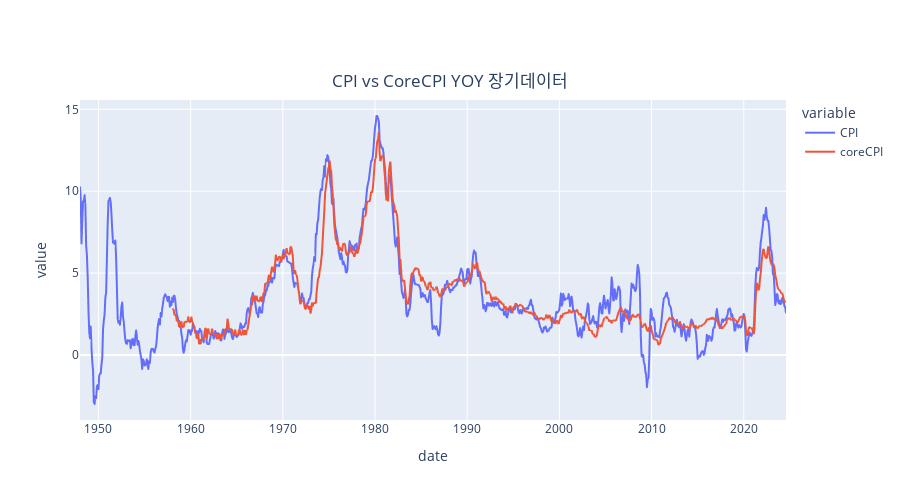

Write notebook code for a chart like this one.
### Code cell
import plotly.express as px

fig=px.line(data_frame=dfyoy, x=dfyoy.index, y=['CPI','coreCPI'], 
          title='CPI vs CoreCPI YOY 장기데이터', height=500)
fig.update_layout(
    uniformtext_minsize=8, uniformtext_mode='hide',
    title={
        'y':0.85,
        'x':0.5,
        'xanchor': 'center',
        'yanchor': 'top'})
fig.show()

### Figure 1 — Plotly figure (JSON) as saved in the notebook; plotly's stock layout.template omitted (floating-point values rounded to 4 significant figures; data arrays with more than 128 entries replaced by an {"elided": "..."} marker saying what was removed)
{"data": [{"hovertemplate": "variable=CPI<br>date=%{x}<br>value=%{y}<extra></extra>", "legendgroup": "CPI", "line": {"color": "#636efa", "dash": "solid"}, "marker": {"symbol": "circle"}, "mode": "lines", "name": "CPI", "showlegend": true, "type": "scattergl", "x": {"elided": "920 str values"}, "xaxis": "x", "y": {"elided": "920 float values"}, "yaxis": "y"}, {"hovertemplate": "variable=coreCPI<br>date=%{x}<br>value=%{y}<extra></extra>", "legendgroup": "coreCPI", "line": {"color": "#EF553B", "dash": "solid"}, "marker": {"symbol": "circle"}, "mode": "lines", "name": "coreCPI", "showlegend": true, "type": "scattergl", "x": {"elided": "920 str values"}, "xaxis": "x", "y": {"elided": "920 float values"}, "yaxis": "y"}], "layout": {"height": 500, "legend": {"title": {"text": "variable"}, "tracegroupgap": 0}, "title": {"text": "CPI vs CoreCPI YOY 장기데이터", "x": 0.5, "xanchor": "center", "y": 0.85, "yanchor": "top"}, "uniformtext": {"minsize": 8, "mode": "hide"}, "xaxis": {"anchor": "y", "domain": [0, 1], "title": {"text": "date"}}, "yaxis": {"anchor": "x", "domain": [0, 1], "title": {"text": "value"}}}}
